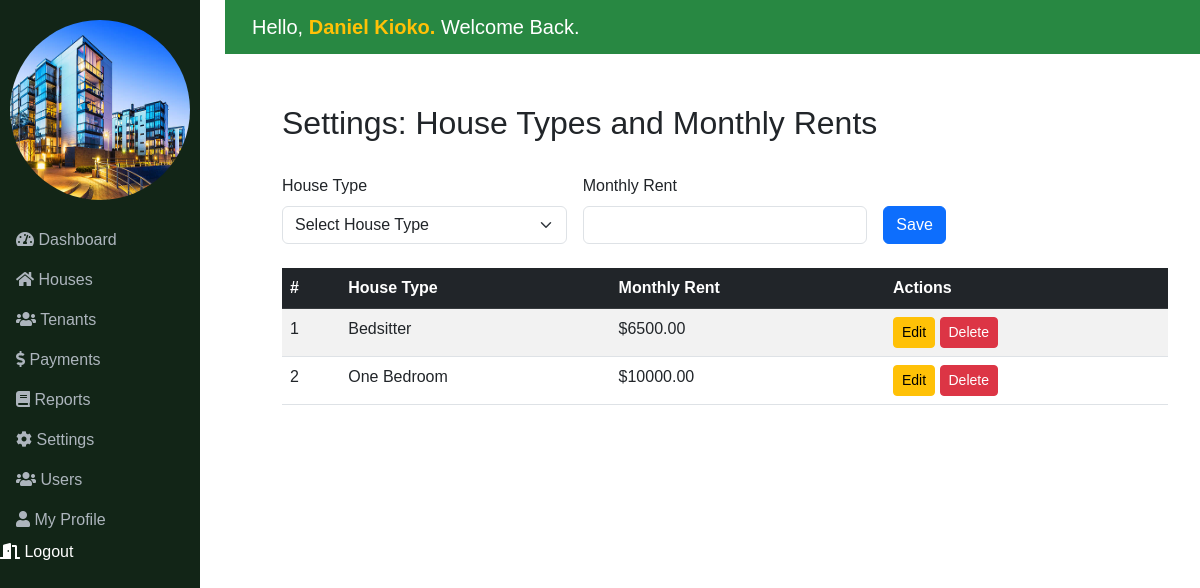
The app's page /rentals/settings/ (signed in) with its own data.
### authentication/models.py (models this page shows, shortened)
class User(AbstractUser):
    email = models.EmailField(unique=True)
    USERNAME_FIELD = 'email'
    REQUIRED_FIELDS = ['username']  # Username is still required

### rentals/models.py (models this page shows, shortened)
class HouseType(models.Model):
    name = models.CharField(max_length=50, unique=True)
    monthly_rent = models.DecimalField(max_digits=10, decimal_places=2)

### rentals/views.py (the view, shortened to what this page needs)
# urls.py: path('settings/', SettingsView.as_view(), name='settings'),
class SettingsView(LoginRequiredMixin, TemplateView):
    template_name = 'settings.html'
    def get_context_data(self, **kwargs):
        context = super().get_context_data(**kwargs)
        context['house_types'] = HouseType.objects.all()
        return context

### rentals/templates/settings.html (shortened to what this page needs)
{% extends 'base.html' %}
{% block content %}
<div class="container-fluid">
    <div class="row mb-4">
        <h2 class="mt-4">Settings: House Types and Monthly Rents</h2>
    </div>
    <form method="post" class="row g-3 mb-4">
        <div class="col-md-4">
            <label for="houseType" class="form-label">House Type</label>
            <select class="form-select" id="houseType" name="house_type" required>
                <option value="" disabled selected>Select House Type</option>
            </select>
        </div>
        <div class="col-md-4">
            <label for="monthlyRent" class="form-label">Monthly Rent</label>
            <input type="number" class="form-control" id="monthlyRent" name="monthly_rent" required>
        </div>
        <div class="col-md-2 align-self-end">
            <button type="submit" class="btn btn-primary">Save</button>
        </div>
    </form>
    <div class="table-responsive">
        <table class="table table-striped table-hover">
            <thead class="table-dark">
                <tr>
                    <th>#</th>
                    <th>House Type</th>
                    <th>Monthly Rent</th>
                    <th>Actions</th>
                </tr>
            </thead>
            <tbody>
                {% for house_type in house_types %}
                <tr>
                    <td>{{ forloop.counter }}</td>
                    <td>{{ house_type.name }}</td>
                    <td>${{ house_type.monthly_rent }}</td>
                    <td>
                        <a href="#" class="btn btn-warning btn-sm">Edit</a>
                        <a href="#" class="btn btn-danger btn-sm">Delete</a>
                    </td>
                </tr>
                {% endfor %}
            </tbody>
        </table>
    </div>
</div>
{% endblock %}

### rentals/templates/base.html (shortened to what this page needs)
<!DOCTYPE html>
<html lang="en">
<head>
    <link href="https://cdn.jsdelivr.net/npm/bootstrap@5.3.0-alpha1/dist/css/bootstrap.min.css" rel="stylesheet">
    <link href="https://cdnjs.cloudflare.com/ajax/libs/font-awesome/5.15.4/css/all.min.css" rel="stylesheet">
    {% load static %}
</head>
<body>
    <nav class="sidebar col-md-3 col-lg-2 d-md-block">
        <div class="logo">
            <img src="{% static "images/logo.png" %}" alt="Logo">
        </div>
        <ul class="nav flex-column">
            <li class="nav-item">
                <a class="nav-link" href="{% url "rentals:dashboard" %}"><i class="fas fa-tachometer-alt fa-1x"></i> Dashboard</a>
            </li>
            <li class="nav-item">
                <a class="nav-link" href="{% url "rentals:houses" %}"><i class="fas fa-home fa-1x"></i> Houses</a>
            </li>
            <li class="nav-item">
                <a class="nav-link" href="{% url "rentals:tenants" %}"><i class="fas fa-users fa-1x"></i> Tenants</a>
            </li>
            <li class="nav-item">
                <a class="nav-link" href="{% url "rentals:payments" %}"><i class="fas fa-dollar-sign fa-1x"></i> Payments</a>
            </li>
            <li class="nav-item">
                <a class="nav-link" href="{% url "rentals:reports" %}"><i class="fas fa-book fa-1x"></i> Reports</a>
            </li>
            <li class="nav-item">
                <a class="nav-link" href="{% url "rentals:settings" %}"><i class="fas fa-cog fa-1x"></i> Settings</a>
            </li>
            <li class="nav-item">
                <a class="nav-link" href="{% url "rentals:users" %}"><i class="fas fa-users fa-1x"></i> Users</a>
            </li>
            <li class="nav-item">
                <a class="nav-link" href="{% url "rentals:profile" %}"><i class="fas fa-user fa-1x"></i> My Profile</a>
            </li>
            <li class="nav-item">
                <form method="post" action="{% url 'auth:logout' %}" style="display: inline;">
                    <button type="submit" class="nav-link" style="background: none; border: none; padding: 0; color: inherit; text-decoration: none;"> <i class="fas fa-door-open fa-1x"></i> Logout</button>
                </form>
            </li>
        </ul>
    </nav>
    <header class="header">
        <div class="container-fluid d-flex justify-content-between align-items-left">
            <h5 class="m-0">Hello, <b class="text-warning">{{ request.user.first_name }} {{ request.user.last_name }}. </b>Welcome Back.</h5>
        </div>
    </header>
    <main class="main-content">
        {% block content %}{% endblock %}
    </main>
</body>
</html>

### rentals/templates/base.html (style rules this page uses)
body { font-family: Arial, sans-serif; }
.sidebar { height: 100vh; position: fixed; top: 0; left: 0; background-color: rgb(18, 37, 23); color: #fff; }
.sidebar .nav-link { color: #adb5bd; }
.sidebar .logo { text-align: center; padding: 20px 0; }
.sidebar .logo img { width: 180px; height: 180px; border-radius: 50%; }
.header { background-color:rgb(40, 136, 66); color: #fff; padding: 15px; position: fixed; top: 0; left: 225px; right: 0; z-index: 1030; }
.main-content { margin-top: 60px; margin-left: 250px; padding: 20px; }

### records on screen
User: user.first_name "Daniel", user.last_name "Kioko"
HouseType: name "Bedsitter", monthly_rent "6500.00"
HouseType: name "One Bedroom", monthly_rent "10000.00"
